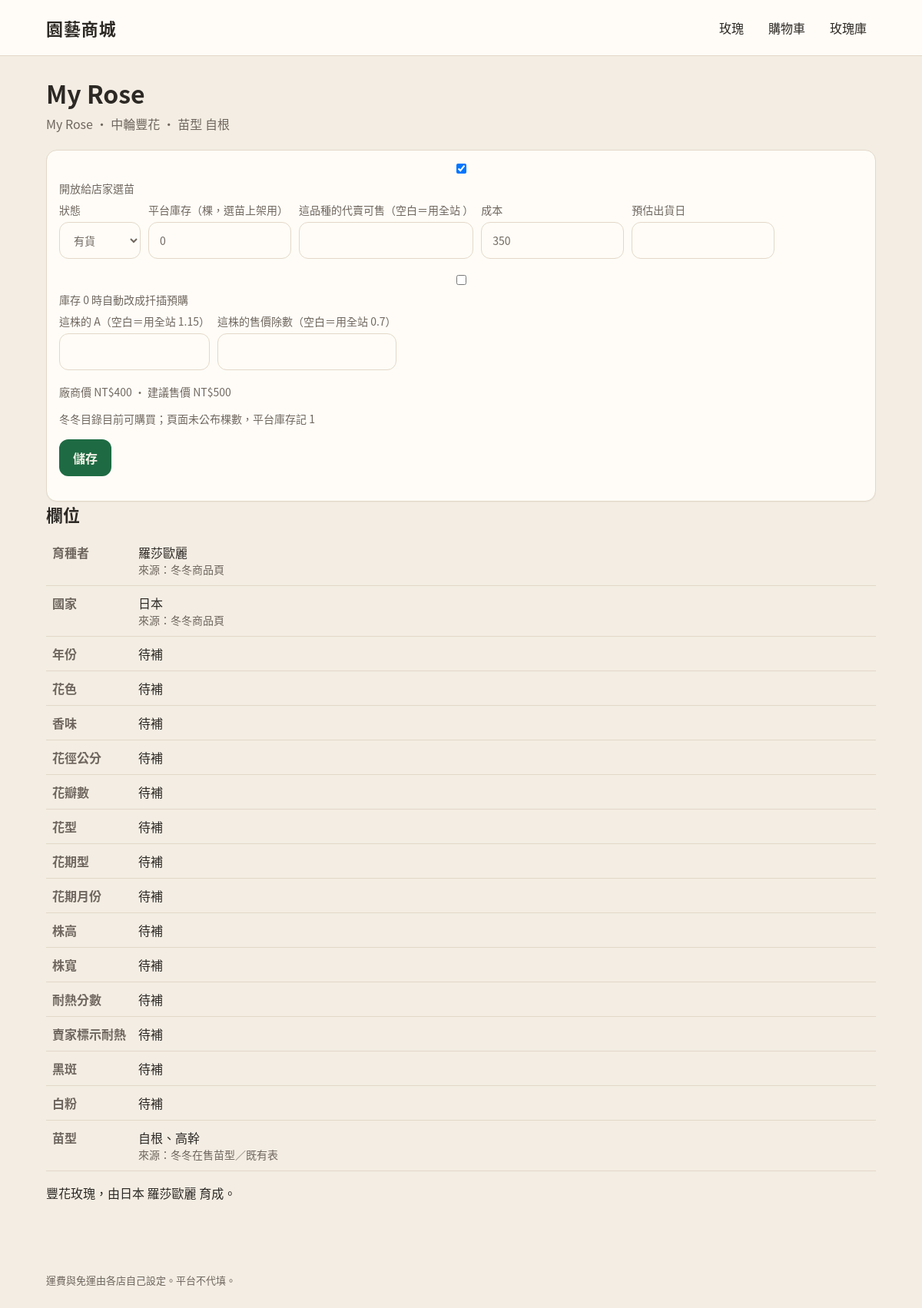
Before: /admin/rose/295 (signed in) with the older database file.
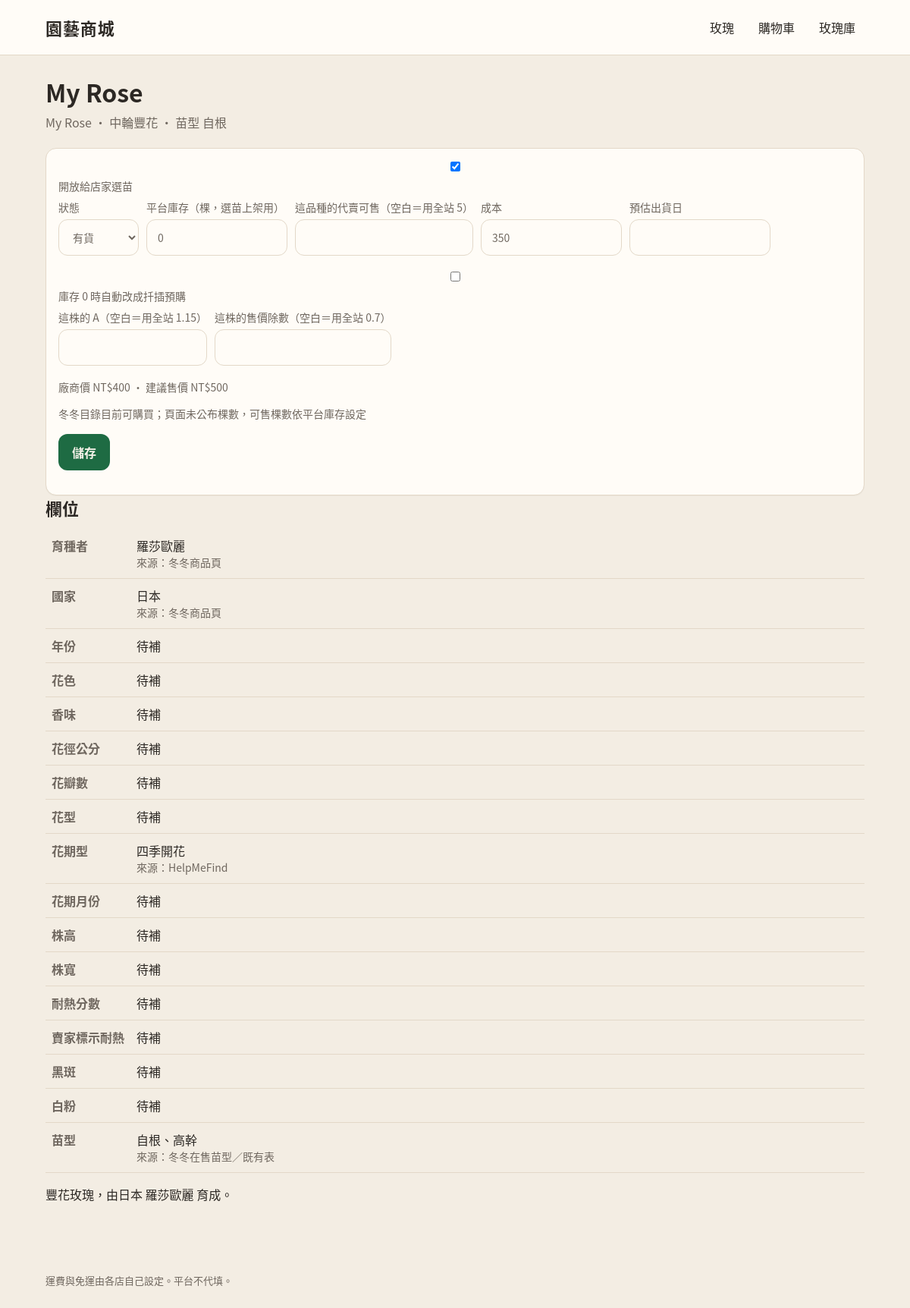
After: the same page with the newer database file.
### tables this page shows
CREATE TABLE rose_offers (
  id INTEGER PRIMARY KEY,
  variety_id INTEGER NOT NULL,
  supplier_sku TEXT NOT NULL UNIQUE,
  list_name TEXT NOT NULL,
  seedling TEXT NOT NULL DEFAULT '待補',
  cost_twd INTEGER,
  platform_stock INTEGER NOT NULL DEFAULT 0,
  offer_state TEXT NOT NULL DEFAULT '有貨',
  auto_preorder INTEGER NOT NULL DEFAULT 0,
  eta TEXT NOT NULL DEFAULT '',
  stock_note TEXT NOT NULL DEFAULT '',
  photo TEXT NOT NULL DEFAULT '',
  menu_label TEXT NOT NULL DEFAULT '',
  instock_at_import INTEGER NOT NULL DEFAULT 0,
  consigned_product_id INTEGER,
  FOREIGN KEY (variety_id) REFERENCES rose_varieties(id)
);

CREATE TABLE rose_varieties (
  id INTEGER PRIMARY KEY,
  variety_key TEXT NOT NULL UNIQUE,
  name_zh TEXT NOT NULL,
  name_orig TEXT NOT NULL DEFAULT '待補',
  aliases TEXT NOT NULL DEFAULT '待補',
  reg_name TEXT NOT NULL DEFAULT '待補',
  class_main TEXT NOT NULL DEFAULT '待補',
  class_intl TEXT NOT NULL DEFAULT '待補',
  ogr_class TEXT NOT NULL DEFAULT '待補',
  series TEXT NOT NULL DEFAULT '待補',
  breeder TEXT NOT NULL DEFAULT '待補',
  breeder_country TEXT NOT NULL DEFAULT '待補',
  year TEXT NOT NULL DEFAULT '待補',
  color_group TEXT NOT NULL DEFAULT '待補',
  color_desc TEXT NOT NULL DEFAULT '待補',
  fragrance TEXT NOT NULL DEFAULT '待補',
  scent_type TEXT NOT NULL DEFAULT '待補',
  flower_dia_cm TEXT NOT NULL DEFAULT '待補',
  flower_size TEXT NOT NULL DEFAULT '待補',
  petals TEXT NOT NULL DEFAULT '待補',
  doubleness TEXT NOT NULL DEFAULT '待補',
  form TEXT NOT NULL DEFAULT '待補',
  inflorescence TEXT NOT NULL DEFAULT '待補',
  bloom_habit TEXT NOT NULL DEFAULT '待補',
  bloom_months TEXT NOT NULL DEFAULT '待補',
  height_cm TEXT NOT NULL DEFAULT '待補',
  width_cm TEXT NOT NULL DEFAULT '待補',
  growth_habit TEXT NOT NULL DEFAULT '待補',
  disease_bs TEXT NOT NULL DEFAULT '待補',
  disease_pm TEXT NOT NULL DEFAULT '待補',
  heat_tw TEXT NOT NULL DEFAULT '待補',
  heat_flag TEXT NOT NULL DEFAULT '待補',
  shade TEXT NOT NULL DEFAULT '待補',
  usda_zone TEXT NOT NULL DEFAULT '待補',
  uses TEXT NOT NULL DEFAULT '待補',
  thorns TEXT NOT NULL DEFAULT '待補',
  awards TEXT NOT NULL DEFAULT '待補',
  pvr TEXT NOT NULL DEFAULT '待補',
  seedling_types TEXT NOT NULL DEFAULT '待補',
  description TEXT NOT NULL DEFAULT '',
  listed INTEGER NOT NULL DEFAULT 0,
  multiplier_a REAL,
  retail_divisor REAL,
  sources_json TEXT NOT NULL DEFAULT '{}',
  updated_at TEXT NOT NULL
, consign_stock INTEGER);

CREATE TABLE settings (
  key TEXT PRIMARY KEY,
  value TEXT NOT NULL
);

### src/bootstrap.php (called while the page is built, shortened)
<?php
function garden_root(): string
{
    return dirname(__DIR__);
}
function db_path(): string
{
    $env = getenv('GARDEN_DB');
    return $env !== false && $env !== '' ? $env : garden_root() . '/data/garden.sqlite';
}
function db(): PDO
{
    static $pdo = null;
    if ($pdo instanceof PDO) {
        return $pdo;
    }
    $path = db_path();
    $pdo = new PDO('sqlite:' . $path, null, null, [
        PDO::ATTR_ERRMODE => PDO::ERRMODE_EXCEPTION,
        PDO::ATTR_DEFAULT_FETCH_MODE => PDO::FETCH_ASSOC,
    ]);
    $pdo->exec('PRAGMA foreign_keys = ON');
    return $pdo;
}
function h(?string $value): string
{
    return htmlspecialchars((string) $value, ENT_QUOTES | ENT_SUBSTITUTE, 'UTF-8');
}
function money(int $n): string
{
    return 'NT$' . number_format($n);
}
function round10(float $n): int
{
    return (int) (round($n / 10) * 10);
}
function categories(): array
{
    return [
        ['code' => 'HT', 'name' => '大輪直立', 'group' => '玫瑰', 'blurb' => ''],
        ['code' => 'FL', 'name' => '中輪豐花', 'group' => '玫瑰', 'blurb' => ''],
        ['code' => 'MIN', 'name' => '迷你', 'group' => '玫瑰', 'blurb' => ''],
        ['code' => 'SHR', 'name' => '灌木', 'group' => '玫瑰', 'blurb' => '英國玫瑰以育種者辨認，歸在灌木。'],
        ['code' => 'GC', 'name' => '地被', 'group' => '玫瑰', 'blurb' => ''],
        ['code' => 'CL', 'name' => '小型藤本', 'group' => '玫瑰', 'blurb' => '枝條較短，適合拱門與柱子，一般約可爬 2–3 公尺。'],
        ['code' => 'RA', 'name' => '蔓性藤本', 'group' => '玫瑰', 'blurb' => '枝條長而軟，適合籬笆與棚架整片披覆。'],
        ['code' => 'OGR', 'name' => '古典玫瑰', 'group' => '玫瑰', 'blurb' => ''],
        ['code' => 'SP', 'name' => '原種', 'group' => '玫瑰', 'blurb' => ''],
        ['code' => 'RS', 'name' => '砧木與繁殖材料', 'group' => '砧木與繁殖材料', 'blurb' => ''],
    ];
}
function category_name(string $code): string
{
    foreach (categories() as $cat) {
        if ($cat['code'] === $code) {
            return $cat['name'];
        }
    }
    return $code === '' ? PENDING : $code;
}
function setting(string $key): string
{
    $stmt = db()->prepare('SELECT value FROM settings WHERE key = ?');
    $stmt->execute([$key]);
    $v = $stmt->fetchColumn();
    return $v === false ? '' : (string) $v;
}
function current_user(): ?array
{
    return $_SESSION['user'] ?? null;
}
function offer_prices(array $offer, array $variety): array
{
    $cost = $offer['cost_twd'];
    $cost = (int) $cost;
    $a = $variety['multiplier_a'] !== null && $variety['multiplier_a'] !== ''
        ? (float) $variety['multiplier_a']
        : (float) setting('multiplier_a');
    $div = $variety['retail_divisor'] !== null && $variety['retail_divisor'] !== ''
        ? (float) $variety['retail_divisor']
        : (float) setting('retail_divisor');
    return [
        'cost' => $cost,
        'vendor' => round10($cost * $a),
        'retail' => round10($cost / $div),
    ];
}
function cart_items(): array
{
    return $_SESSION['cart'] ?? [];
}
function render(string $view, array $data = []): void
{
    $data['user'] = current_user();
    $data['cartCount'] = array_sum(cart_items());
    extract($data, EXTR_SKIP);
    include garden_root() . '/views/' . $view . '.php';
    include garden_root() . '/views/layout.php';
}

### views/admin_rose.php (the view, shortened to what the changed rows need)
<?php $prices = offer_prices($offer, $offer); ?>
<h1><?= h($offer['name_zh']) ?></h1>
<p class="lede"><?= h($offer['name_orig']) ?> · <?= h(category_name((string) $offer['class_main'])) ?> · 苗型 <?= h($offer['seedling']) ?></p>
<form method="post" action="/admin/rose/<?= (int) $offer['offer_id'] ?>" class="card pad">
  <label class="f"><input type="checkbox" name="listed" value="1" <?= (int) $offer['listed'] === 1 ? 'checked' : '' ?>> 開放給店家選苗</label>
  <div class="filters">
    <label class="f">狀態
      <select name="offer_state">
      </select>
    </label>
    <label class="f">平台庫存（棵，選苗上架用）<input type="number" name="platform_stock" value="<?= (int) $offer['platform_stock'] ?>"></label>
    <label class="f">這品種的代賣可售（空白＝用全站 <?= h(setting('consign_stock_default')) ?>）
      <input type="number" name="consign_stock" min="0" value="<?= h((string) ($offer['consign_stock'] ?? '')) ?>">
    </label>
    <label class="f">成本<input type="number" name="cost_twd" value="<?= h((string) ($offer['cost_twd'] ?? '')) ?>"></label>
    <label class="f">預估出貨日<input type="text" name="eta" value="<?= h($offer['eta']) ?>"></label>
  </div>
  <label class="f"><input type="checkbox" name="auto_preorder" value="1" <?= (int) $offer['auto_preorder'] === 1 ? 'checked' : '' ?>> 庫存 0 時自動改成扦插預購</label>
  <div class="filters">
    <label class="f">這株的 A（空白＝用全站 <?= h(setting('multiplier_a')) ?>）
    </label>
    <label class="f">這株的售價除數（空白＝用全站 <?= h(setting('retail_divisor')) ?>）
    </label>
  </div>
  <p class="meta">
    廠商價 <?= $prices['vendor'] === null ? PENDING : money((int) $prices['vendor']) ?>
    · 建議售價 <?= $prices['retail'] === null ? PENDING : money((int) $prices['retail']) ?>
  </p>
  <p class="meta"><?= h($offer['stock_note']) ?></p>
  <p><button class="btn" type="submit">儲存</button></p>
</form>
<h2>欄位</h2>
<table class="specs">
  <?php
  $labels = [
    'breeder' => '育種者', 'breeder_country' => '國家', 'year' => '年份', 'color_group' => '花色',
    'fragrance' => '香味', 'flower_dia_cm' => '花徑公分', 'petals' => '花瓣數', 'form' => '花型',
    'bloom_habit' => '花期型', 'bloom_months' => '花期月份', 'height_cm' => '株高', 'width_cm' => '株寬',
    'heat_tw' => '耐熱分數', 'heat_flag' => '賣家標示耐熱', 'disease_bs' => '黑斑', 'disease_pm' => '白粉',
    'seedling_types' => '苗型',
  ];
  $sources = json_decode((string) ($offer['sources_json'] ?? '{}'), true) ?: [];
  foreach ($labels as $key => $label):
  ?>
    <tr>
      <th><?= h($label) ?></th>
      <td><?= h((string) ($offer[$key] ?? PENDING)) ?>
        <?php if (!empty($sources[$key]['src'])): ?><div class="meta">來源：<?= h($sources[$key]['src']) ?></div><?php endif; ?>
      </td>
    </tr>
  <?php endforeach; ?>
</table>
<p><?= h($offer['description']) ?></p>

Changed rows visible on the page:
changed rose_offers "自根": stock_note "冬冬目錄目前可購買；頁面未公布棵數，平台庫存記 1" → "冬冬目錄目前可購買；頁面未公布棵數，可售棵數依平台庫存設定"
added settings: value "5"
Other visible differences:
new list line: "花期型 來源："
new list line: "四季開花 HelpMeFind"
list line gone: "花期型"
list line gone: "待補"
